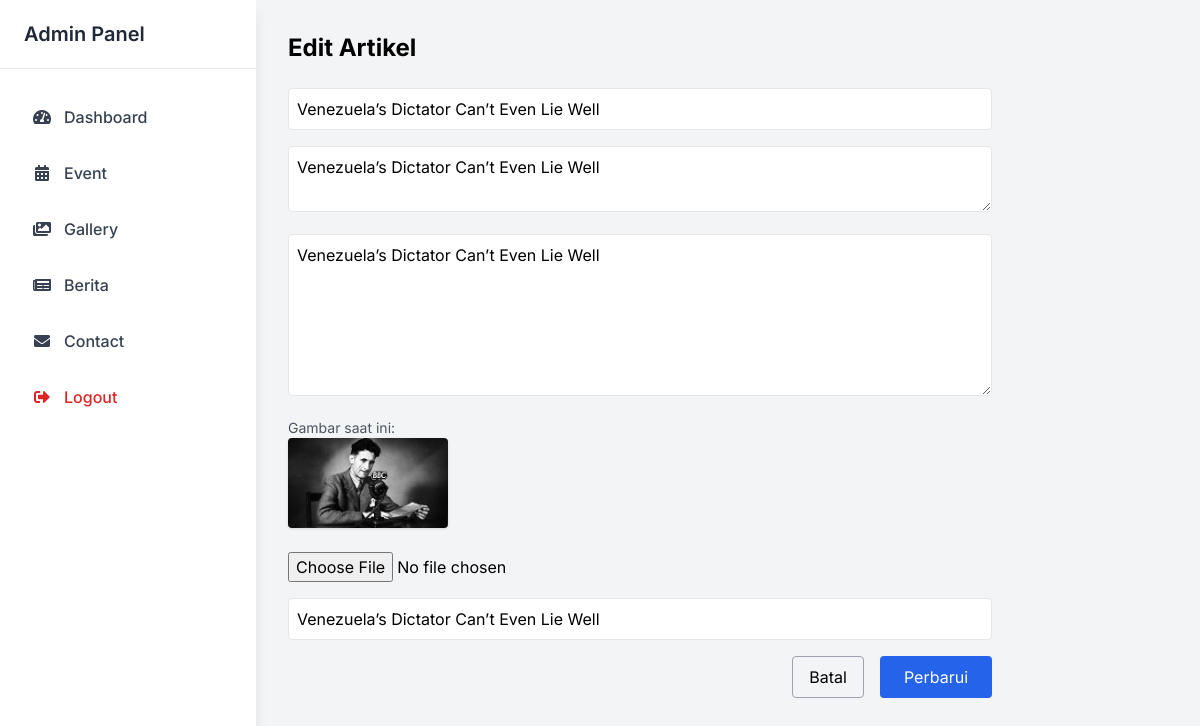
Screenshot of /admin/artikel/edit.php?id=86 (signed in) with the database file from the repository.
### tables this page shows
CREATE TABLE `artikel` (
  `id` int(11) NOT NULL,
  `judul` varchar(255) NOT NULL,
  `deskripsi_artikel` text NOT NULL,
  `isi` text NOT NULL,
  `gambar` text DEFAULT NULL,
  `deskripsi_gambar` text NOT NULL,
  `tanggal` datetime NOT NULL,
  `status` enum('publish','nopublish') NOT NULL,
  `jumlah_dilihat` int(11) NOT NULL
);

### admin/artikel/edit.php (the view, shortened to what this page needs)
<?php
$root_path = dirname(dirname(dirname(__FILE__)));
include $root_path . '/config/db.php';
$id = $_GET['id'] ?? '';
$stmt = $conn->prepare("SELECT * FROM artikel WHERE id = ?");
$stmt->bind_param("i", $id);
$stmt->execute();
$result = $stmt->get_result();
$artikel = $result->fetch_assoc();
$judul = $artikel['judul'];
$deskripsi_artikel = $artikel['deskripsi_artikel'];
$isi = $artikel['isi'];
$gambar_lama = $artikel['gambar'];
$deskripsi_gambar = $artikel['deskripsi_gambar'];
?>
<!DOCTYPE html>
<html lang="id">
<head>
<script src="https://cdn.tailwindcss.com"></script>
<link
        href="https://cdnjs.cloudflare.com/ajax/libs/font-awesome/5.15.3/css/all.min.css"
        rel="stylesheet"
    />
</head>
<body class="bg-gray-100">
<?php include_once '../sidebar.php'; ?>
<div class="ml-64 p-8 max-w-3xl mx-auto">
    <h1 class="text-2xl font-bold mb-6">Edit Artikel</h1>
    <form action="" method="POST" enctype="multipart/form-data" class="space-y-4">
        <input
            type="text"
            name="judul"
            placeholder="Judul Artikel"
            required
            class="w-full p-2 border rounded"
            value="<?php echo htmlspecialchars($judul); ?>"
        />
        <textarea
            name="deskripsi_artikel"
            placeholder="Deskripsi Artikel"
            class="w-full p-2 border rounded"
        ><?php echo htmlspecialchars($deskripsi_artikel); ?></textarea>
        <textarea
            name="isi"
            placeholder="Isi Artikel"
            rows="6"
            required
            class="w-full p-2 border rounded"
        ><?php echo htmlspecialchars($isi); ?></textarea>
        <?php if ($gambar_lama): ?>
            <div>
                <p class="text-sm text-gray-600">Gambar saat ini:</p>
                <img src="/img/artikel/<?php echo htmlspecialchars($gambar_lama); ?>" class="w-40 mb-2 rounded shadow">
            </div>
        <?php endif; ?>
        <input
            type="file"
            name="gambar"
            accept="image/*"
            class="w-full"
        />
        <input
            type="text"
            name="deskripsi_gambar"
            placeholder="Deskripsi Gambar"
            class="w-full p-2 border rounded"
            value="<?php echo htmlspecialchars($deskripsi_gambar); ?>"
        />
        <div class="flex justify-end">
            <a href="index.php" class="mr-4 px-4 py-2 border border-gray-400 rounded hover:bg-gray-200">Batal</a>
            <button type="submit" class="bg-blue-600 text-white px-6 py-2 rounded hover:bg-blue-700">Perbarui</button>
        </div>
    </form>
</div>
</body>
</html>

### admin/artikel/edit.php (style rules this page uses)
body { font-family: "Inter", sans-serif; }

### rows the page displays
artikel: judul "Venezuela’s Dictator Can’t Even Lie Well", deskripsi_artikel "Venezuela’s Dictator Can’t Even Lie Well", isi "Venezuela’s Dictator Can’t Even Lie Well", gambar (picture), deskripsi_gambar "Venezuela’s Dictator Can’t Even Lie Well"
